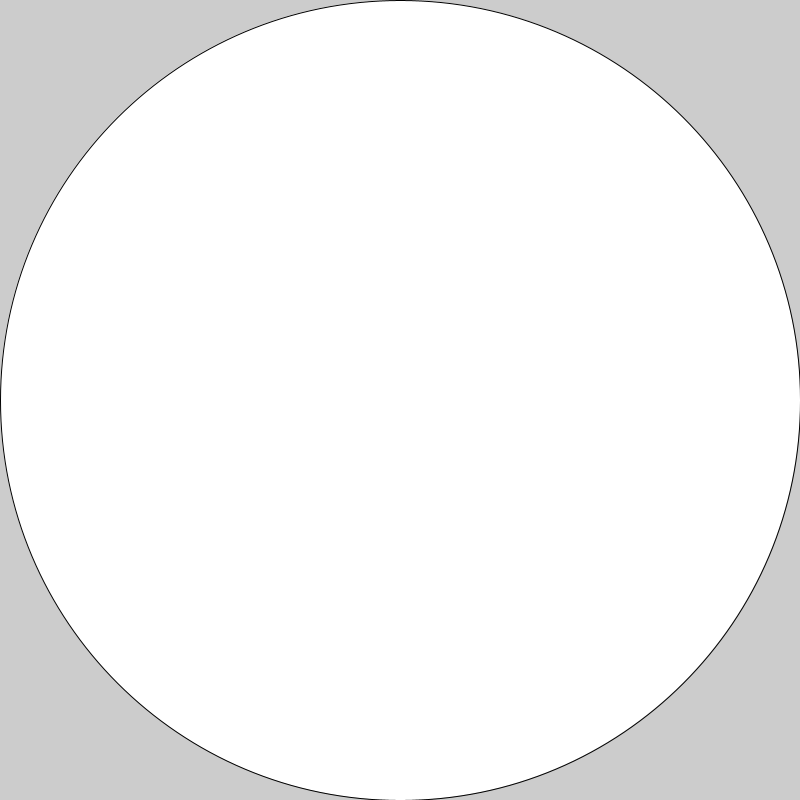
Frame 1 (no input)
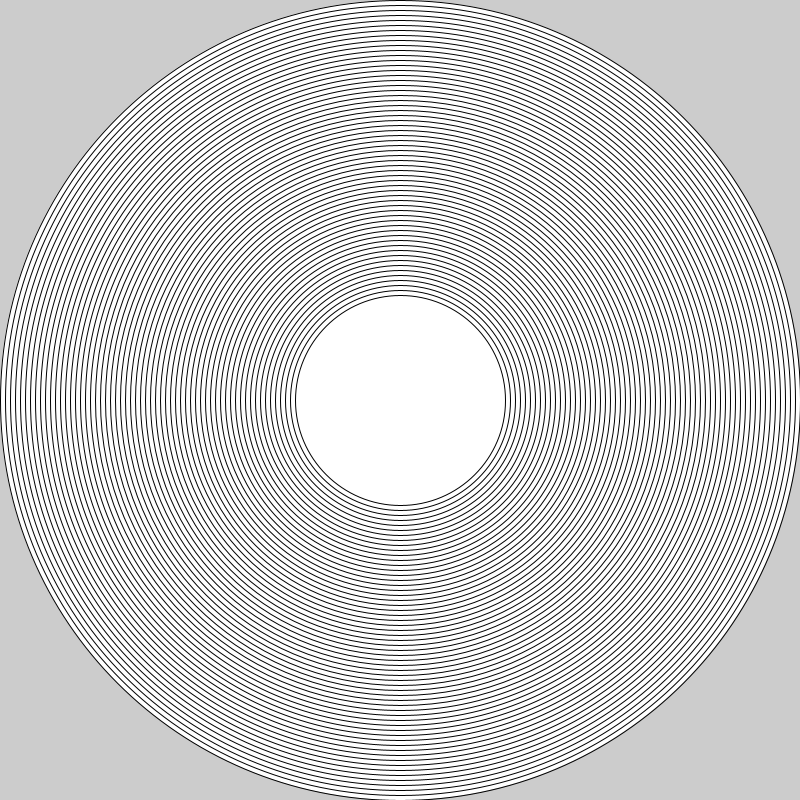
Frame 60 (the mouse pressed at the canvas centre just before this capture)
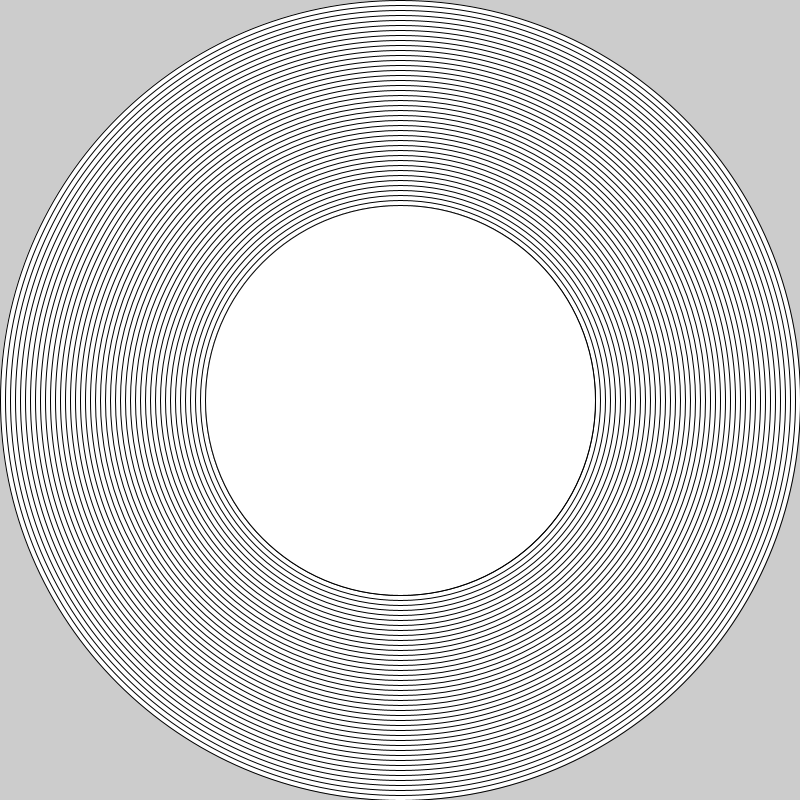
Frame 120 (the mouse held since frame 60 and released just before this capture)

The Processing sketch that drew these frames (run headless with seeded random() and noise(); from frame 60 on, the mouse is pressed at the canvas centre):

// Processing sketch: p08animatedCircle
// ── p08animatedCircle.pde
// Using a variable, animating

// A float variable is used to keep track of the current
// size of the circle
float circleSize = 800;

void setup() {
  size(800, 800);
}
void draw() {
  ellipse(400, 400, circleSize, circleSize);
  // here we make the circle 10 pixels smaller
  circleSize = circleSize - 10;
}

// the reason why the circle grows after first
// shrinking is that when the size becomes negative
// (-10 -20 -30 ...) Processing draws is as positive
// (10 20 30 ...).

// If we wanted a loop we could do something like this

// if(circleSize < 10) {
//   circleSize = 800;
// }

// So if it becomes too small, 
// it jumps back to the original size
